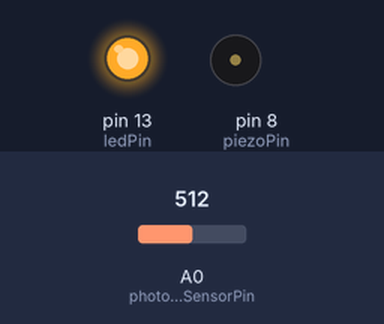
Simulated run of this sketch. Board: Arduino Uno, built with avr-gcc and run on an emulated ATmega328P. On the bench: output pins drawn as LEDs (lit = HIGH), buzzer (waves = sounding). The inputs (shaded band) are chosen by the test bench; at power-on: A0 (photoresistorSensorPin) = 512.

Above: at 0.1 s.
At 5.1 s:
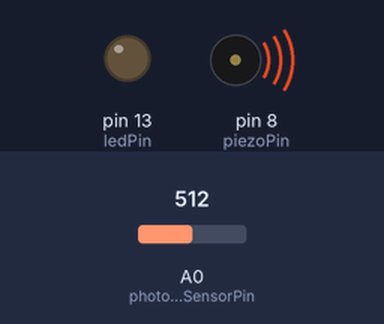
Timing chart, 0 to 6.6 s (numbered marks = the images above):
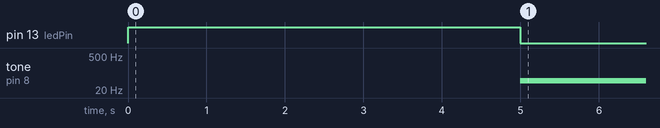

Measured:
- by itself, tone on pin 8 (piezoPin): silent → 49 Hz at 5.0 s

The sketch:

LightTheremin.ino
```cpp
const int photoresistorSensorPin = A0;
int photoresistorSensorValue;

// The sensor's high and low values will be used to scale the frequency.
// Set the low to default to 1023 and the high to default to 0.
// When the program runs for the first time, these min and max values
// will adjust according to the sensor's readings.
int photoresistorSensorLow = 1023;
int photoresistorSensorHigh = 0;

// Use the on-board LED connected to pin 13.
const int ledPin = 13;

const int piezoPin = 8;

// Set the range of frequencies the Ardunio will output.
const int piezoFrequencyLow = 50;
const int piezoFrequencyHigh = 4000;

const int noteDuration  = 20; // Play the note for 20 milliseconds.

void setup() {
  // Use the LED to indicate the sensor's calibration state.
  pinMode(ledPin, OUTPUT);

  // Turn the LED on to indicate that the sensor is calibrating.
  digitalWrite(ledPin, HIGH);

  // Calibrate the sensor's maximum and minimum values for 5 seconds.
  // millis() reports how long the Ardunio has been running since it
  // was last powered on or reset.
  // During this duration, move your hand up and down over the
  // photoresitor to change the amount of light that reaches it.
  // The closer you replicate the motions you expect to use while
  // playing the instrument, the better the calibration will be.
  while(millis() < 5000) {
    photoresistorSensorValue = analogRead(photoresistorSensorPin);
    if(photoresistorSensorValue > photoresistorSensorHigh) {
      photoresistorSensorHigh = photoresistorSensorValue;
    }
    if(photoresistorSensorValue < photoresistorSensorLow) {
      photoresistorSensorLow = photoresistorSensorValue;
    }
  }

  // Turn the LED off to indicate that the sensor finished calibarating.
  digitalWrite(ledPin, LOW);
}

void loop() {
  photoresistorSensorValue = analogRead(photoresistorSensorPin);

  // Map the photoresitor sensor value to the piezo frequency value.
  int pitch = map(photoresistorSensorValue, photoresistorSensorLow,
    photoresistorSensorHigh, piezoFrequencyLow, piezoFrequencyHigh);

  // Call the tone() function to play a sound.
  // 3 args: pin to play sound on, frequency to play, how long to play note
  tone(piezoPin, pitch, noteDuration);

  // Call delay() for 10 milliseconds to give the sound some time to play.
  delay(10);
}
```
